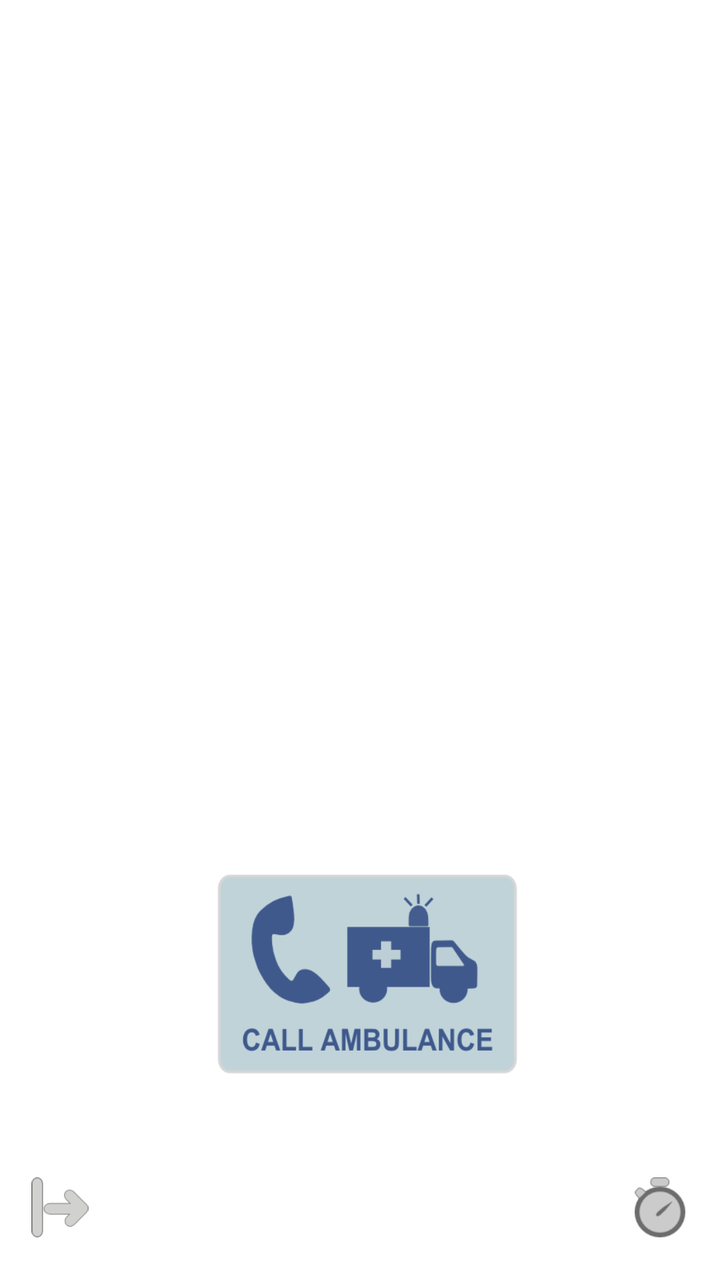
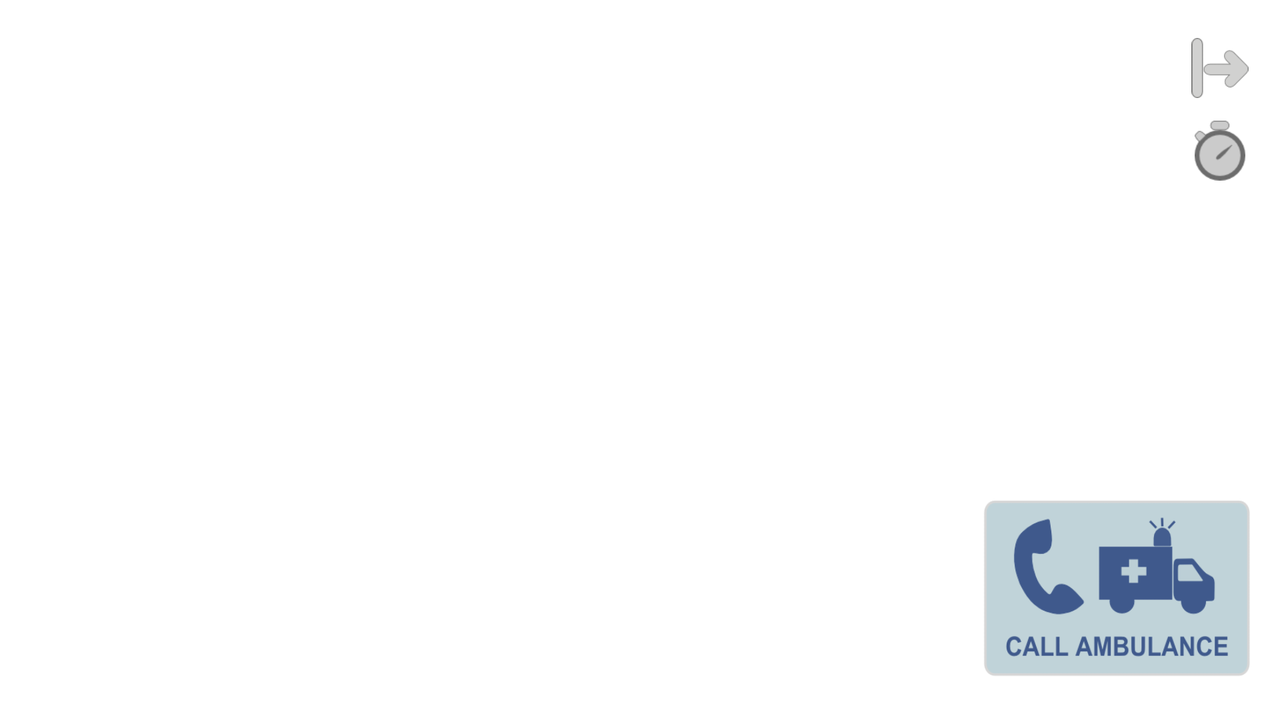

An Android layout and its configuration variant, each rendered on a device that would load it. The default file and the variant file are quoted in full after the pictures.
<!-- AndroidManifest.xml: fallback theme Theme.MaterialComponents.DayNight.NoActionBar -->
<!-- res/layout/main.xml -->
<?xml version="1.0" encoding="utf-8"?>
<LinearLayout xmlns:android="http://schemas.android.com/apk/res/android"
    android:layout_width="fill_parent"
    android:layout_height="match_parent"
    android:baselineAligned="true"
    android:orientation="vertical"
    android:visibility="visible"
    android:layout_margin="15dp" >

    <RelativeLayout
        android:id="@+id/leftLayoutLandscape"
        android:layout_width="match_parent"
        android:layout_height="wrap_content"
        android:layout_gravity="center"
        android:layout_weight="0.65" >

		<ImageView
			android:id="@+id/imageViewPulse"
			android:layout_width="match_parent"
			android:layout_height="match_parent"
			android:layout_centerInParent="true"
			android:src="@drawable/pulse"
			android:visibility="invisible" />

        <TextView
            android:id="@+id/textViewCounter"
            android:layout_width="wrap_content"
            android:layout_height="wrap_content"
            android:layout_centerInParent="true"
            android:background="#00000000"
            android:textAppearance="?android:attr/textAppearanceLarge"
            android:textSize="150sp" />

    </RelativeLayout>
    
	
     <ImageButton
	            android:id="@+id/ImageButtonCallAmbulance"
	            android:layout_width="158dp"
	            android:layout_height="wrap_content"
	             android:layout_gravity="center_horizontal|bottom"
	            android:adjustViewBounds="true"
	            android:background="@null"
	            android:contentDescription="@string/callAmbulanceQuestion"
	            android:scaleType="fitStart"
	            android:src="@drawable/ic_call"	            
	            android:layout_margin="40dp"
	             />
     
     <RelativeLayout
            android:id="@+id/timeLayout"
            android:layout_width="fill_parent"
            android:layout_height="wrap_content"
            android:layout_gravity="bottom" >

            <ImageView
                android:id="@+id/imageViewStartIcon"
                android:layout_width="30dp"
         		android:layout_height="30dp"
                android:layout_alignParentLeft="true"
                android:layout_marginRight="5dp"
                android:layout_marginTop="4dp"
                android:src="@drawable/ic_start" />

            <TextView
                android:id="@+id/textViewTimeStart"
                android:layout_width="wrap_content"
                android:layout_height="wrap_content"
                android:layout_toRightOf="@id/imageViewStartIcon"
                android:textAppearance="?android:attr/textAppearanceMedium"
                android:textSize="30sp" />

            <ImageView
                android:id="@+id/imageViewTimeIcon"
                android:layout_width="30dp"
        		android:layout_height="30dp"
                android:layout_alignParentRight="true"
                android:layout_alignParentEnd="true"
                android:layout_marginLeft="5dp"
                android:layout_marginStart="5dp"
                android:layout_marginTop="4dp"
                android:src="@drawable/ic_stop_watch" />

            <TextView
                android:id="@+id/textViewTime"
                android:layout_width="wrap_content"
                android:layout_height="wrap_content"
                android:layout_toLeftOf="@id/imageViewTimeIcon"
                android:textAppearance="?android:attr/textAppearanceMedium"
                android:textSize="30sp" />
        </RelativeLayout>

</LinearLayout>
<!-- resources referenced by this layout -->
<resources>
  <!-- drawable ic_call: png bitmap (drawable-cs-hdpi, 15019 bytes) -->
  <!-- drawable ic_start: png bitmap (drawable-hdpi, 2170 bytes) -->
  <!-- drawable ic_stop_watch: png bitmap (drawable-hdpi, 2636 bytes) -->
  <string name="callAmbulanceQuestion">Call an ambulance?</string>
</resources>
<!-- res/layout-land/main.xml (the repository's variant of the layout above) -->
<!-- drawn on the phone turned sideways -->
<?xml version="1.0" encoding="utf-8"?>
<RelativeLayout xmlns:android="http://schemas.android.com/apk/res/android"
    xmlns:app="http://schemas.android.com/apk/res/cz.kcck.android"
    android:id="@+id/RelativeLayout1"
    android:layout_width="wrap_content"
    android:layout_height="match_parent"
    android:baselineAligned="true"
    android:orientation="horizontal"
    android:visibility="visible" 
    android:layout_margin="15dp">

    <FrameLayout
        android:id="@+id/pulseLayout"
        android:layout_width="wrap_content"
        android:layout_height="wrap_content"
        android:layout_alignParentLeft="true" >

        <ImageView
            android:id="@+id/imageViewPulse"
            android:layout_width="fill_parent"
            android:layout_height="fill_parent"
            android:layout_gravity="center"
            android:adjustViewBounds="true"
            android:background="@null"
            android:scaleType="centerInside"
            android:src="@drawable/pulse"
            android:visibility="invisible" />

        <TextView
            android:id="@+id/textViewCounter"
            android:layout_width="wrap_content"
            android:layout_height="wrap_content"
            android:layout_gravity="center"
            android:textAppearance="?android:attr/textAppearanceLarge"
            android:background="#00000000"
            android:textSize="100sp" />

    </FrameLayout>

    
    
     <ImageView
         android:id="@+id/imageViewStartIcon"
         android:layout_width="30dp"
         android:layout_height="30dp"
         android:layout_alignParentTop="true"
         android:layout_marginTop="4dp"
         android:layout_alignParentRight="true"
         android:layout_alignParentEnd="true"
         android:src="@drawable/ic_start" />
     
     <TextView
        android:id="@+id/textViewTimeStart"
        android:layout_width="wrap_content"
        android:layout_height="wrap_content"
        android:layout_toLeftOf="@id/imageViewStartIcon"
        android:layout_alignParentTop="true"
        android:layout_marginRight="5dp"
        android:textAppearance="?android:attr/textAppearanceLarge"
        android:textSize="30sp" />

      <ImageView
         android:id="@+id/imageViewTimeIcon"
         android:layout_width="30dp"
         android:layout_height="30dp"
         android:layout_alignParentRight="true"
         android:layout_alignParentEnd="true"
         android:layout_below="@id/textViewTimeStart"
         android:layout_marginTop="5dp"
         android:src="@drawable/ic_stop_watch" />
      
    <TextView
        android:id="@+id/textViewTime"
        android:layout_width="wrap_content"
        android:layout_height="wrap_content"
        android:layout_below="@id/textViewTimeStart"
        android:layout_alignRight="@id/textViewTimeStart"
        android:textAppearance="?android:attr/textAppearanceLarge"
        android:textSize="30sp" />
    
    
    <ImageButton
        android:id="@+id/ImageButtonCallAmbulance"
        android:layout_width="140dp"
        android:layout_height="95dp"
        android:layout_alignParentBottom="true"
        android:layout_alignParentRight="true"
        android:layout_alignParentEnd="true"
        android:adjustViewBounds="true"
        android:contentDescription="@string/callAmbulanceQuestion"
        android:scaleType="fitStart"
        android:background="@drawable/ic_call" />

</RelativeLayout>
